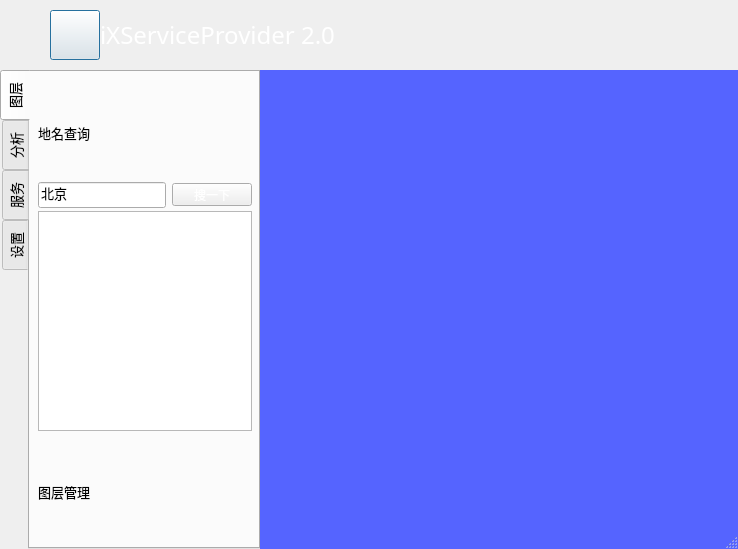
<?xml version="1.0" encoding="UTF-8"?>
<ui version="4.0">
 <class>frmMain</class>
 <widget class="QDialog" name="frmMain">
  <property name="geometry">
   <rect>
    <x>0</x>
    <y>0</y>
    <width>738</width>
    <height>549</height>
   </rect>
  </property>
  <property name="windowTitle">
   <string>蚂蚁时空信息服务平台</string>
  </property>
  <property name="sizeGripEnabled">
   <bool>true</bool>
  </property>
  <layout class="QHBoxLayout" name="horizontalLayout_5">
   <property name="spacing">
    <number>0</number>
   </property>
   <property name="margin">
    <number>0</number>
   </property>
   <item>
    <layout class="QVBoxLayout" name="verticalLayout_3">
     <property name="spacing">
      <number>0</number>
     </property>
     <item>
      <widget class="QWidget" name="widget_title" native="true">
       <property name="sizePolicy">
        <sizepolicy hsizetype="Preferred" vsizetype="Fixed">
         <horstretch>0</horstretch>
         <verstretch>0</verstretch>
        </sizepolicy>
       </property>
       <property name="minimumSize">
        <size>
         <width>100</width>
         <height>70</height>
        </size>
       </property>
       <layout class="QHBoxLayout" name="horizontalLayout_2">
        <property name="spacing">
         <number>0</number>
        </property>
        <property name="margin">
         <number>0</number>
        </property>
        <item>
         <spacer name="horizontalSpacer">
          <property name="orientation">
           <enum>Qt::Horizontal</enum>
          </property>
          <property name="sizeType">
           <enum>QSizePolicy::Fixed</enum>
          </property>
          <property name="sizeHint" stdset="0">
           <size>
            <width>50</width>
            <height>20</height>
           </size>
          </property>
         </spacer>
        </item>
        <item>
         <widget class="QPushButton" name="pushButton">
          <property name="minimumSize">
           <size>
            <width>50</width>
            <height>50</height>
           </size>
          </property>
          <property name="maximumSize">
           <size>
            <width>50</width>
            <height>50</height>
           </size>
          </property>
          <property name="styleSheet">
           <string notr="true">border-image: url(:/image/main.ico);</string>
          </property>
          <property name="text">
           <string/>
          </property>
         </widget>
        </item>
        <item alignment="Qt::AlignVCenter">
         <widget class="QLabel" name="lab_Title">
          <property name="sizePolicy">
           <sizepolicy hsizetype="Expanding" vsizetype="Preferred">
            <horstretch>0</horstretch>
            <verstretch>0</verstretch>
           </sizepolicy>
          </property>
          <property name="font">
           <font>
            <family>微软雅黑</family>
            <pointsize>18</pointsize>
            <weight>50</weight>
            <italic>false</italic>
            <bold>false</bold>
           </font>
          </property>
          <property name="styleSheet">
           <string notr="true">font: 18pt &quot;微软雅黑&quot;;
color: rgb(255, 255, 255);
</string>
          </property>
          <property name="text">
           <string>iXServiceProvider 2.0</string>
          </property>
          <property name="alignment">
           <set>Qt::AlignLeading|Qt::AlignLeft|Qt::AlignVCenter</set>
          </property>
          <property name="margin">
           <number>20</number>
          </property>
         </widget>
        </item>
        <item>
         <widget class="QWidget" name="widget_menu" native="true">
          <property name="sizePolicy">
           <sizepolicy hsizetype="Minimum" vsizetype="Preferred">
            <horstretch>0</horstretch>
            <verstretch>0</verstretch>
           </sizepolicy>
          </property>
          <layout class="QHBoxLayout" name="horizontalLayout">
           <property name="spacing">
            <number>0</number>
           </property>
           <property name="margin">
            <number>0</number>
           </property>
           <item>
            <widget class="QLabel" name="lab_Ico">
             <property name="sizePolicy">
              <sizepolicy hsizetype="Minimum" vsizetype="Preferred">
               <horstretch>0</horstretch>
               <verstretch>0</verstretch>
              </sizepolicy>
             </property>
             <property name="minimumSize">
              <size>
               <width>30</width>
               <height>0</height>
              </size>
             </property>
             <property name="text">
              <string/>
             </property>
             <property name="alignment">
              <set>Qt::AlignCenter</set>
             </property>
            </widget>
           </item>
           <item>
            <widget class="QPushButton" name="btnMenu_About">
             <property name="sizePolicy">
              <sizepolicy hsizetype="Minimum" vsizetype="Expanding">
               <horstretch>0</horstretch>
               <verstretch>0</verstretch>
              </sizepolicy>
             </property>
             <property name="minimumSize">
              <size>
               <width>31</width>
               <height>0</height>
              </size>
             </property>
             <property name="cursor">
              <cursorShape>ArrowCursor</cursorShape>
             </property>
             <property name="focusPolicy">
              <enum>Qt::NoFocus</enum>
             </property>
             <property name="toolTip">
              <string>关于</string>
             </property>
             <property name="text">
              <string/>
             </property>
             <property name="flat">
              <bool>true</bool>
             </property>
            </widget>
           </item>
           <item>
            <widget class="QPushButton" name="btnMenu">
             <property name="sizePolicy">
              <sizepolicy hsizetype="Minimum" vsizetype="Expanding">
               <horstretch>0</horstretch>
               <verstretch>0</verstretch>
              </sizepolicy>
             </property>
             <property name="minimumSize">
              <size>
               <width>31</width>
               <height>0</height>
              </size>
             </property>
             <property name="cursor">
              <cursorShape>ArrowCursor</cursorShape>
             </property>
             <property name="focusPolicy">
              <enum>Qt::NoFocus</enum>
             </property>
             <property name="toolTip">
              <string>图层面板</string>
             </property>
             <property name="text">
              <string/>
             </property>
             <property name="flat">
              <bool>true</bool>
             </property>
            </widget>
           </item>
           <item>
            <widget class="QPushButton" name="btnMenu_Min">
             <property name="sizePolicy">
              <sizepolicy hsizetype="Minimum" vsizetype="Expanding">
               <horstretch>0</horstretch>
               <verstretch>0</verstretch>
              </sizepolicy>
             </property>
             <property name="minimumSize">
              <size>
               <width>31</width>
               <height>0</height>
              </size>
             </property>
             <property name="cursor">
              <cursorShape>ArrowCursor</cursorShape>
             </property>
             <property name="focusPolicy">
              <enum>Qt::NoFocus</enum>
             </property>
             <property name="toolTip">
              <string>最小化</string>
             </property>
             <property name="text">
              <string/>
             </property>
             <property name="flat">
              <bool>true</bool>
             </property>
            </widget>
           </item>
           <item>
            <widget class="QPushButton" name="btnMenu_Max">
             <property name="sizePolicy">
              <sizepolicy hsizetype="Minimum" vsizetype="Expanding">
               <horstretch>0</horstretch>
               <verstretch>0</verstretch>
              </sizepolicy>
             </property>
             <property name="minimumSize">
              <size>
               <width>31</width>
               <height>0</height>
              </size>
             </property>
             <property name="cursor">
              <cursorShape>ArrowCursor</cursorShape>
             </property>
             <property name="focusPolicy">
              <enum>Qt::NoFocus</enum>
             </property>
             <property name="toolTip">
              <string>最大化</string>
             </property>
             <property name="text">
              <string/>
             </property>
             <property name="flat">
              <bool>true</bool>
             </property>
            </widget>
           </item>
           <item>
            <widget class="QPushButton" name="btnMenu_Close">
             <property name="sizePolicy">
              <sizepolicy hsizetype="Minimum" vsizetype="Expanding">
               <horstretch>0</horstretch>
               <verstretch>0</verstretch>
              </sizepolicy>
             </property>
             <property name="minimumSize">
              <size>
               <width>40</width>
               <height>0</height>
              </size>
             </property>
             <property name="cursor">
              <cursorShape>ArrowCursor</cursorShape>
             </property>
             <property name="focusPolicy">
              <enum>Qt::NoFocus</enum>
             </property>
             <property name="toolTip">
              <string>关闭</string>
             </property>
             <property name="text">
              <string/>
             </property>
             <property name="flat">
              <bool>true</bool>
             </property>
            </widget>
           </item>
          </layout>
         </widget>
        </item>
       </layout>
      </widget>
     </item>
     <item>
      <layout class="QHBoxLayout" name="horizontalLayout_4">
       <property name="spacing">
        <number>0</number>
       </property>
       <item>
        <widget class="QTabWidget" name="tabWidget">
         <property name="sizePolicy">
          <sizepolicy hsizetype="Fixed" vsizetype="Expanding">
           <horstretch>0</horstretch>
           <verstretch>0</verstretch>
          </sizepolicy>
         </property>
         <property name="minimumSize">
          <size>
           <width>260</width>
           <height>0</height>
          </size>
         </property>
         <property name="maximumSize">
          <size>
           <width>260</width>
           <height>16777215</height>
          </size>
         </property>
         <property name="font">
          <font>
           <family>微软雅黑</family>
           <pointsize>10</pointsize>
           <weight>50</weight>
           <bold>false</bold>
           <kerning>true</kerning>
          </font>
         </property>
         <property name="layoutDirection">
          <enum>Qt::LeftToRight</enum>
         </property>
         <property name="styleSheet">
          <string notr="true"/>
         </property>
         <property name="tabPosition">
          <enum>QTabWidget::West</enum>
         </property>
         <property name="tabShape">
          <enum>QTabWidget::Rounded</enum>
         </property>
         <property name="currentIndex">
          <number>0</number>
         </property>
         <property name="iconSize">
          <size>
           <width>18</width>
           <height>18</height>
          </size>
         </property>
         <property name="movable">
          <bool>true</bool>
         </property>
         <widget class="QWidget" name="tab">
          <attribute name="icon">
           <iconset resource="rc.qrc">
            <normaloff>:/image/fullExtend.png</normaloff>:/image/fullExtend.png</iconset>
          </attribute>
          <attribute name="title">
           <string>图层</string>
          </attribute>
          <layout class="QHBoxLayout" name="horizontalLayout_8">
           <property name="spacing">
            <number>0</number>
           </property>
           <property name="leftMargin">
            <number>0</number>
           </property>
           <property name="topMargin">
            <number>15</number>
           </property>
           <property name="rightMargin">
            <number>0</number>
           </property>
           <property name="bottomMargin">
            <number>0</number>
           </property>
           <item>
            <layout class="QVBoxLayout" name="verticalLayout_4">
             <property name="spacing">
              <number>0</number>
             </property>
             <property name="leftMargin">
              <number>8</number>
             </property>
             <property name="rightMargin">
              <number>6</number>
             </property>
             <item>
              <widget class="QWidget" name="widget" native="true">
               <layout class="QHBoxLayout" name="horizontalLayout_7">
                <property name="spacing">
                 <number>0</number>
                </property>
                <property name="margin">
                 <number>0</number>
                </property>
                <item>
                 <layout class="QVBoxLayout" name="verticalLayout">
                  <property name="spacing">
                   <number>0</number>
                  </property>
                  <item>
                   <widget class="QLabel" name="label">
                    <property name="styleSheet">
                     <string notr="true">font: 10pt &quot;微软雅黑&quot;;</string>
                    </property>
                    <property name="text">
                     <string>地名查询</string>
                    </property>
                   </widget>
                  </item>
                  <item>
                   <layout class="QHBoxLayout" name="horizontalLayout_6">
                    <property name="spacing">
                     <number>6</number>
                    </property>
                    <property name="leftMargin">
                     <number>0</number>
                    </property>
                    <property name="topMargin">
                     <number>3</number>
                    </property>
                    <property name="bottomMargin">
                     <number>3</number>
                    </property>
                    <item>
                     <widget class="QLineEdit" name="keyPlaceName">
                      <property name="text">
                       <string>北京</string>
                      </property>
                     </widget>
                    </item>
                    <item>
                     <widget class="QPushButton" name="searchPlaceName">
                      <property name="maximumSize">
                       <size>
                        <width>16777215</width>
                        <height>23</height>
                       </size>
                      </property>
                      <property name="styleSheet">
                       <string notr="true">color: rgb(255, 255, 255);</string>
                      </property>
                      <property name="text">
                       <string>搜一下</string>
                      </property>
                      <property name="icon">
                       <iconset resource="rc.qrc">
                        <normaloff>:/image/png-0087.png</normaloff>:/image/png-0087.png</iconset>
                      </property>
                     </widget>
                    </item>
                   </layout>
                  </item>
                  <item>
                   <widget class="QTableView" name="placeSearchWidget">
                    <property name="maximumSize">
                     <size>
                      <width>16777215</width>
                      <height>220</height>
                     </size>
                    </property>
                   </widget>
                  </item>
                  <item>
                   <layout class="QVBoxLayout" name="verticalLayout_6">
                    <property name="topMargin">
                     <number>15</number>
                    </property>
                   </layout>
                  </item>
                  <item>
                   <widget class="QLabel" name="label_2">
                    <property name="styleSheet">
                     <string notr="true">font: 10pt &quot;微软雅黑&quot;;</string>
                    </property>
                    <property name="text">
                     <string>图层管理</string>
                    </property>
                   </widget>
                  </item>
                  <item>
                   <layout class="QVBoxLayout" name="verticalLayout_5">
                    <property name="topMargin">
                     <number>10</number>
                    </property>
                    <property name="bottomMargin">
                     <number>0</number>
                    </property>
                   </layout>
                  </item>
                  <item>
                   <layout class="QGridLayout" name="layerManagerLayout"/>
                  </item>
                 </layout>
                </item>
               </layout>
              </widget>
             </item>
            </layout>
           </item>
          </layout>
         </widget>
         <widget class="QWidget" name="tab_4">
          <attribute name="icon">
           <iconset resource="rc.qrc">
            <normaloff>:/image/analyse.png</normaloff>:/image/analyse.png</iconset>
          </attribute>
          <attribute name="title">
           <string>分析</string>
          </attribute>
          <layout class="QHBoxLayout" name="horizontalLayout_10">
           <property name="spacing">
            <number>0</number>
           </property>
           <property name="margin">
            <number>0</number>
           </property>
           <item>
            <widget class="QToolBox" name="toolBox_2">
             <property name="currentIndex">
              <number>2</number>
             </property>
             <property name="tabSpacing">
              <number>0</number>
             </property>
             <widget class="QWidget" name="page_3">
              <property name="geometry">
               <rect>
                <x>0</x>
                <y>0</y>
                <width>98</width>
                <height>28</height>
               </rect>
              </property>
              <attribute name="label">
               <string>测量分析</string>
              </attribute>
              <widget class="QPushButton" name="disMeature">
               <property name="geometry">
                <rect>
                 <x>10</x>
                 <y>10</y>
                 <width>71</width>
                 <height>31</height>
                </rect>
               </property>
               <property name="styleSheet">
                <string notr="true"/>
               </property>
               <property name="text">
                <string>距离测量</string>
               </property>
               <property name="checkable">
                <bool>true</bool>
               </property>
               <property name="autoRepeat">
                <bool>false</bool>
               </property>
              </widget>
              <widget class="QPushButton" name="areaMeature">
               <property name="geometry">
                <rect>
                 <x>100</x>
                 <y>10</y>
                 <width>81</width>
                 <height>31</height>
                </rect>
               </property>
               <property name="styleSheet">
                <string notr="true"/>
               </property>
               <property name="text">
                <string>面积测量</string>
               </property>
               <property name="checkable">
                <bool>true</bool>
               </property>
               <property name="autoRepeat">
                <bool>false</bool>
               </property>
              </widget>
              <widget class="QPushButton" name="azimuthMeature">
               <property name="geometry">
                <rect>
                 <x>10</x>
                 <y>50</y>
                 <width>71</width>
                 <height>31</height>
                </rect>
               </property>
               <property name="styleSheet">
                <string notr="true"/>
               </property>
               <property name="text">
                <string>方位测量</string>
               </property>
               <property name="checkable">
                <bool>true</bool>
               </property>
               <property name="autoRepeat">
                <bool>false</bool>
               </property>
              </widget>
              <widget class="QPushButton" name="clearMeatureResult">
               <property name="geometry">
                <rect>
                 <x>100</x>
                 <y>50</y>
                 <width>81</width>
                 <height>31</height>
                </rect>
               </property>
               <property name="styleSheet">
                <string notr="true"/>
               </property>
               <property name="text">
                <string>清除结果</string>
               </property>
               <property name="checkable">
                <bool>true</bool>
               </property>
               <property name="autoRepeat">
                <bool>false</bool>
               </property>
              </widget>
             </widget>
             <widget class="QWidget" name="page_4">
              <property name="geometry">
               <rect>
                <x>0</x>
                <y>0</y>
                <width>98</width>
                <height>28</height>
               </rect>
              </property>
              <attribute name="label">
               <string>地形分析</string>
              </attribute>
             </widget>
             <widget class="QWidget" name="page">
              <property name="geometry">
               <rect>
                <x>0</x>
                <y>0</y>
                <width>228</width>
                <height>387</height>
               </rect>
              </property>
              <attribute name="label">
               <string>管网分析</string>
              </attribute>
             </widget>
            </widget>
           </item>
          </layout>
         </widget>
         <widget class="QWidget" name="tab_6">
          <attribute name="icon">
           <iconset resource="rc.qrc">
            <normaloff>:/image/tool.png</normaloff>:/image/tool.png</iconset>
          </attribute>
          <attribute name="title">
           <string>服务</string>
          </attribute>
          <layout class="QHBoxLayout" name="horizontalLayout_11">
           <property name="spacing">
            <number>0</number>
           </property>
           <property name="margin">
            <number>0</number>
           </property>
           <item>
            <layout class="QGridLayout" name="serviceGridLayout">
             <property name="spacing">
              <number>0</number>
             </property>
            </layout>
           </item>
          </layout>
         </widget>
         <widget class="QWidget" name="tab_2">
          <attribute name="icon">
           <iconset resource="rc.qrc">
            <normaloff>:/image/setting.png</normaloff>:/image/setting.png</iconset>
          </attribute>
          <attribute name="title">
           <string>设置</string>
          </attribute>
          <layout class="QHBoxLayout" name="horizontalLayout_9">
           <property name="spacing">
            <number>0</number>
           </property>
           <property name="margin">
            <number>0</number>
           </property>
           <item>
            <widget class="QToolBox" name="toolBox_3">
             <property name="currentIndex">
              <number>2</number>
             </property>
             <property name="tabSpacing">
              <number>0</number>
             </property>
             <widget class="QWidget" name="page_5">
              <property name="geometry">
               <rect>
                <x>0</x>
                <y>0</y>
                <width>98</width>
                <height>28</height>
               </rect>
              </property>
              <attribute name="label">
               <string>基础场景</string>
              </attribute>
             </widget>
             <widget class="QWidget" name="page_6">
              <property name="geometry">
               <rect>
                <x>0</x>
                <y>0</y>
                <width>98</width>
                <height>28</height>
               </rect>
              </property>
              <attribute name="label">
               <string>分析风格</string>
              </attribute>
             </widget>
             <widget class="QWidget" name="page_2">
              <property name="geometry">
               <rect>
                <x>0</x>
                <y>0</y>
                <width>228</width>
                <height>387</height>
               </rect>
              </property>
              <attribute name="label">
               <string>海图参数</string>
              </attribute>
             </widget>
            </widget>
           </item>
          </layout>
         </widget>
        </widget>
       </item>
       <item>
        <layout class="QVBoxLayout" name="verticalLayout_2">
         <property name="spacing">
          <number>0</number>
         </property>
         <item>
          <widget class="QWidget" name="widget_3" native="true">
           <property name="styleSheet">
            <string notr="true">background-color: rgb(85, 100, 255);</string>
           </property>
           <layout class="QHBoxLayout" name="horizontalLayout_3">
            <property name="spacing">
             <number>0</number>
            </property>
            <property name="margin">
             <number>0</number>
            </property>
            <item>
             <layout class="QGridLayout" name="globeLayerOut">
              <property name="spacing">
               <number>0</number>
              </property>
             </layout>
            </item>
           </layout>
          </widget>
         </item>
        </layout>
       </item>
      </layout>
     </item>
    </layout>
   </item>
  </layout>
 </widget>
 <layoutdefault spacing="6" margin="11"/>
 <resources>
  <include location="rc.qrc"/>
 </resources>
 <connections>
  <connection>
   <sender>lab_Ico</sender>
   <signal>linkActivated(QString)</signal>
   <receiver>frmMain</receiver>
   <slot>slotShowLayerManager()</slot>
   <hints>
    <hint type="sourcelabel">
     <x>600</x>
     <y>60</y>
    </hint>
    <hint type="destinationlabel">
     <x>354</x>
     <y>243</y>
    </hint>
   </hints>
  </connection>
  <connection>
   <sender>btnMenu</sender>
   <signal>clicked()</signal>
   <receiver>frmMain</receiver>
   <slot>slotShowToolControl()</slot>
   <hints>
    <hint type="sourcelabel">
     <x>632</x>
     <y>60</y>
    </hint>
    <hint type="destinationlabel">
     <x>354</x>
     <y>243</y>
    </hint>
   </hints>
  </connection>
  <connection>
   <sender>searchPlaceName</sender>
   <signal>clicked()</signal>
   <receiver>frmMain</receiver>
   <slot>slotSearchPlaceName()</slot>
   <hints>
    <hint type="sourcelabel">
     <x>229</x>
     <y>173</y>
    </hint>
    <hint type="destinationlabel">
     <x>354</x>
     <y>243</y>
    </hint>
   </hints>
  </connection>
  <connection>
   <sender>disMeature</sender>
   <signal>clicked()</signal>
   <receiver>frmMain</receiver>
   <slot>slotDisMeature()</slot>
   <hints>
    <hint type="sourcelabel">
     <x>74</x>
     <y>121</y>
    </hint>
    <hint type="destinationlabel">
     <x>368</x>
     <y>274</y>
    </hint>
   </hints>
  </connection>
  <connection>
   <sender>areaMeature</sender>
   <signal>clicked()</signal>
   <receiver>frmMain</receiver>
   <slot>slotAreaMeature()</slot>
   <hints>
    <hint type="sourcelabel">
     <x>169</x>
     <y>121</y>
    </hint>
    <hint type="destinationlabel">
     <x>368</x>
     <y>274</y>
    </hint>
   </hints>
  </connection>
  <connection>
   <sender>azimuthMeature</sender>
   <signal>clicked()</signal>
   <receiver>frmMain</receiver>
   <slot>slotAzimuthMeature()</slot>
   <hints>
    <hint type="sourcelabel">
     <x>74</x>
     <y>161</y>
    </hint>
    <hint type="destinationlabel">
     <x>368</x>
     <y>274</y>
    </hint>
   </hints>
  </connection>
  <connection>
   <sender>clearMeatureResult</sender>
   <signal>clicked()</signal>
   <receiver>frmMain</receiver>
   <slot>slotClearMeatureResult()</slot>
   <hints>
    <hint type="sourcelabel">
     <x>169</x>
     <y>161</y>
    </hint>
    <hint type="destinationlabel">
     <x>368</x>
     <y>274</y>
    </hint>
   </hints>
  </connection>
 </connections>
 <slots>
  <slot>slotShowToolControl()</slot>
  <slot>slotShowLayerManager()</slot>
  <slot>slotSearchPlaceName()</slot>
  <slot>slotDisMeature()</slot>
  <slot>slotAreaMeature()</slot>
  <slot>slotAzimuthMeature()</slot>
  <slot>slotClearMeatureResult()</slot>
 </slots>
</ui>
